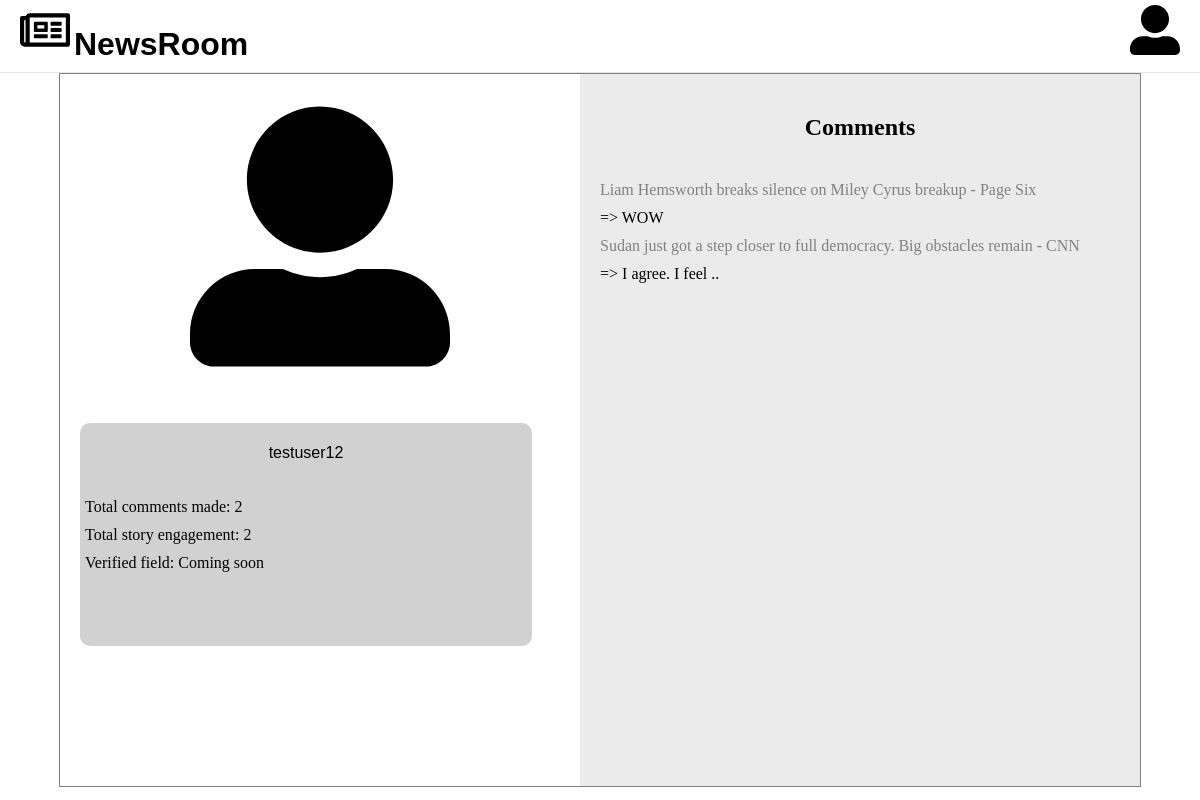
Screenshot of /profile/ (signed in) with the database file from the repository.
### blog/models.py (models this page shows, shortened)
class NewsRoom(models.Model):
    title = models.TextField(default="Unknown source", null=True)
    post = models.TextField(default="A Comment..", null=True)
    image = models.TextField(default="Image url", null=True)
    url = models.TextField(default="#", null=True)
    source = models.TextField(default="Unknown source", null=True)
    def __str__(self):
        return self.title

class Comment(models.Model):
    news = models.ForeignKey(NewsRoom, on_delete=models.CASCADE, null=True)
    name = models.ForeignKey(User, on_delete=models.CASCADE, null=True)
    comment = models.TextField(default="posts")

### blog/views.py (the view)
# urls.py: path('profile/', login_required(views.ProfileView.as_view()), name = 'profile'),
class ProfileView(TemplateView):
    def get (self, request):
        if not request.user.is_authenticated:
            return HttpResponseRedirect(reverse_lazy('login'))
        user = request.user
        if request.GET.get('user') is not None:
            username = request.GET.get('user')
            user = User.objects.filter(username = username).first()
        comments = Comment.objects.filter(name = user)
        commentsNum = len(comments)
        stories = {}
        for comment in comments:
            if comment.news in stories:
                stories[comment.news].append(comment.comment)
            else:
                stories[comment.news] = [comment.comment]
        storiesNum = len(stories)
        return render(request, 'static/profile.html', {"user": user, "storiesNum" : storiesNum, "commentsNum" :  commentsNum, "stories" : stories})

### blog/templates/static/profile.html (shortened to what this page needs)
{% load static%}
<!DOCTYPE html>
    <html>
    <head>
    <link rel="stylesheet" href="{%static 'css/header.css' %}">
    <link rel="stylesheet" href="{%static 'css/profile.css' %}">
    </head>
    <body>
        <div class="header">
            <a class="left" href="{% url 'home' %}">
                <img src="{%static 'img/newsroom.svg' %}" class="icon "alt="">
                <h1>NewsRoom</h1>
            </a>
            <div class="right">
                <a href="{% url 'profile' %}">
                    <img src="{%static 'img/profile.svg' %}" class="icon" alt="">
                </a>
            </div>
        </div>
        <div class="profile">
            <div class="profileinfo">
                <img src="{% static 'img/profile.svg' %%}" alt="" class="profileimage">
                <div class="info">
                    <p id="name">{{user.username}}</p>
                    <ul>
                        <li>Total comments made: {{commentsNum}}</li>
                        <li>Total story engagement: {{storiesNum}}</li>
                        <li>Verified field: Coming soon</li>
                    </ul>
                </div>
            </div>
            <div class="chatinfo">
                <h2>Comments</h2>
                <ul>
                    {% for story, comments in stories.items %}
                        <li><a id="story" href="{% url 'chatroom' %}?news={{story.title}}">{{story}}</a></li>
                        {% for comment in comments %}
                            <li>=> <a href = "{% url 'profile' %}?user={{user.username}}">{{comment}}</a></li>
                        {% endfor %}
                    {% endfor %}
                </ul>
            </div>
        </div>
    </body>
</html>

### blog/static/css/header.css (style rules this page uses)
body,html { width: 100%; height: 100%; margin: 0; text-align: center; }
.header { background-color: #fff; border-bottom: 1px solid rgba(0,0,0,.0975); display: flex; position: relative; width: 100%; z-index: 1; -webkit-transition: height .2s ease-in-out; transition: height .2s ease-in-out; height: 67px; text-align: left; padding-top: 5px; }
.left { width: 80%; display: block; padding-left: 20px; text-align: left; }
.right { width: 20%; padding-right: 20px; text-align: right; }
h1 { color: black; display: inline; font-family: 'Gill Sans', 'Gill Sans MT', Calibri, 'Trebuchet MS', sans-serif; }
.icon { height: 50px; width: 50px; }
a { text-decoration: none; color: black; }

### blog/static/css/profile.css (style rules this page uses)
.profile { display: flex; height: 89%; width: 90%; margin: auto; border: 1px solid grey; }
.profileinfo { width: 50%; background: #fff; }
.profileimage { padding: 20px; width: 50%; height: 40%; }
.info { margin: 20px; width: 85%; height: 30%; border-radius: 10px; padding: 5px; background: #8080805c; }
#name { font-weight: 500; font-family: 'Gill Sans', 'Gill Sans MT', Calibri, 'Trebuchet MS', sans-serif; }
ul { text-align: left; list-style: none; padding-left: 0; padding-top: 10px; }
li { padding-top: 10px; }
.chatinfo { width: 50%; padding: 20px; background: #80808029; overflow-y: scroll; }
#story { color: grey; }

### rows the page displays
NewsRoom: title "Liam Hemsworth breaks silence on Miley Cyrus breakup - Page Six"
Comment: comments "WOW"
NewsRoom: title "Sudan just got a step closer to full democracy. Big obstacles remain - CNN"
Comment: comments "I agree. I feel .."

### other values shown
{{ user.username }} "testuser12"
{{ commentsNum }} "2"
{{ storiesNum }} "2"
